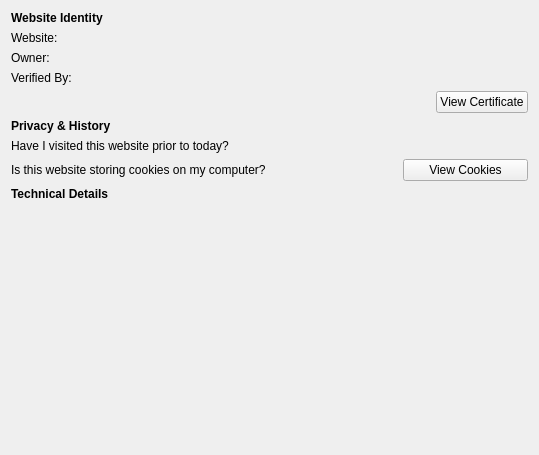
<?xml version="1.0" encoding="UTF-8"?>
<ui version="4.0">
 <class>SecurityInfoDialog</class>
 <widget class="QWidget" name="SecurityInfoDialog">
  <property name="geometry">
   <rect>
    <x>0</x>
    <y>0</y>
    <width>539</width>
    <height>455</height>
   </rect>
  </property>
  <property name="windowTitle">
   <string>Security Information</string>
  </property>
  <layout class="QVBoxLayout" name="verticalLayout">
   <item>
    <widget class="QLabel" name="labelSiteIdentity">
     <property name="font">
      <font>
       <weight>75</weight>
       <bold>true</bold>
      </font>
     </property>
     <property name="text">
      <string>Website Identity</string>
     </property>
    </widget>
   </item>
   <item>
    <layout class="QFormLayout" name="formLayout">
     <property name="labelAlignment">
      <set>Qt::AlignLeading|Qt::AlignLeft|Qt::AlignVCenter</set>
     </property>
     <property name="formAlignment">
      <set>Qt::AlignLeading|Qt::AlignLeft|Qt::AlignTop</set>
     </property>
     <item row="0" column="0">
      <widget class="QLabel" name="labelWebsiteStatic">
       <property name="text">
        <string>Website:</string>
       </property>
      </widget>
     </item>
     <item row="0" column="1">
      <widget class="QLabel" name="labelHostName">
       <property name="font">
        <font>
         <weight>75</weight>
         <bold>true</bold>
        </font>
       </property>
       <property name="text">
        <string/>
       </property>
      </widget>
     </item>
     <item row="1" column="0">
      <widget class="QLabel" name="labelOwnerStatic">
       <property name="text">
        <string>Owner:</string>
       </property>
      </widget>
     </item>
     <item row="1" column="1">
      <widget class="QLabel" name="labelOwnerName">
       <property name="font">
        <font>
         <weight>75</weight>
         <bold>true</bold>
        </font>
       </property>
       <property name="text">
        <string/>
       </property>
      </widget>
     </item>
     <item row="2" column="0">
      <widget class="QLabel" name="labelVerifiedByStatic">
       <property name="text">
        <string>Verified By:</string>
       </property>
      </widget>
     </item>
     <item row="2" column="1">
      <widget class="QLabel" name="labelVerifier">
       <property name="font">
        <font>
         <weight>75</weight>
         <bold>true</bold>
        </font>
       </property>
       <property name="text">
        <string/>
       </property>
      </widget>
     </item>
    </layout>
   </item>
   <item>
    <layout class="QHBoxLayout" name="horizontalLayout">
     <item>
      <spacer name="horizontalSpacer">
       <property name="orientation">
        <enum>Qt::Horizontal</enum>
       </property>
       <property name="sizeHint" stdset="0">
        <size>
         <width>40</width>
         <height>20</height>
        </size>
       </property>
      </spacer>
     </item>
     <item>
      <widget class="QPushButton" name="pushButtonCertificate">
       <property name="text">
        <string>View Certificate</string>
       </property>
      </widget>
     </item>
    </layout>
   </item>
   <item>
    <widget class="QLabel" name="labelPrivacyHistory">
     <property name="font">
      <font>
       <weight>75</weight>
       <bold>true</bold>
      </font>
     </property>
     <property name="text">
      <string>Privacy &amp; History</string>
     </property>
    </widget>
   </item>
   <item>
    <layout class="QGridLayout" name="gridLayout">
     <item row="1" column="1">
      <widget class="QLabel" name="labelUsingCookies">
       <property name="text">
        <string/>
       </property>
      </widget>
     </item>
     <item row="1" column="0">
      <widget class="QLabel" name="labelUsingCookiesStatic">
       <property name="text">
        <string>Is this website storing cookies on my computer?</string>
       </property>
      </widget>
     </item>
     <item row="0" column="0">
      <widget class="QLabel" name="labelVisitedBeforeStatic">
       <property name="text">
        <string>Have I visited this website prior to today?</string>
       </property>
      </widget>
     </item>
     <item row="0" column="1">
      <widget class="QLabel" name="labelTimesVisited">
       <property name="text">
        <string/>
       </property>
      </widget>
     </item>
     <item row="1" column="2">
      <widget class="QPushButton" name="pushButtonSiteCookies">
       <property name="text">
        <string>View Cookies</string>
       </property>
      </widget>
     </item>
    </layout>
   </item>
   <item>
    <widget class="QLabel" name="labelTechnicalDetailsStatic">
     <property name="font">
      <font>
       <weight>75</weight>
       <bold>true</bold>
      </font>
     </property>
     <property name="text">
      <string>Technical Details</string>
     </property>
    </widget>
   </item>
   <item>
    <widget class="QLabel" name="labelIsEncrypted">
     <property name="font">
      <font>
       <weight>75</weight>
       <bold>true</bold>
      </font>
     </property>
     <property name="text">
      <string/>
     </property>
    </widget>
   </item>
   <item>
    <widget class="QLabel" name="labelIsEncryptedDetails">
     <property name="sizePolicy">
      <sizepolicy hsizetype="Preferred" vsizetype="Preferred">
       <horstretch>0</horstretch>
       <verstretch>0</verstretch>
      </sizepolicy>
     </property>
     <property name="text">
      <string/>
     </property>
    </widget>
   </item>
   <item>
    <spacer name="verticalSpacer">
     <property name="orientation">
      <enum>Qt::Vertical</enum>
     </property>
     <property name="sizeType">
      <enum>QSizePolicy::Expanding</enum>
     </property>
     <property name="sizeHint" stdset="0">
      <size>
       <width>20</width>
       <height>40</height>
      </size>
     </property>
    </spacer>
   </item>
  </layout>
 </widget>
 <resources/>
 <connections/>
</ui>
